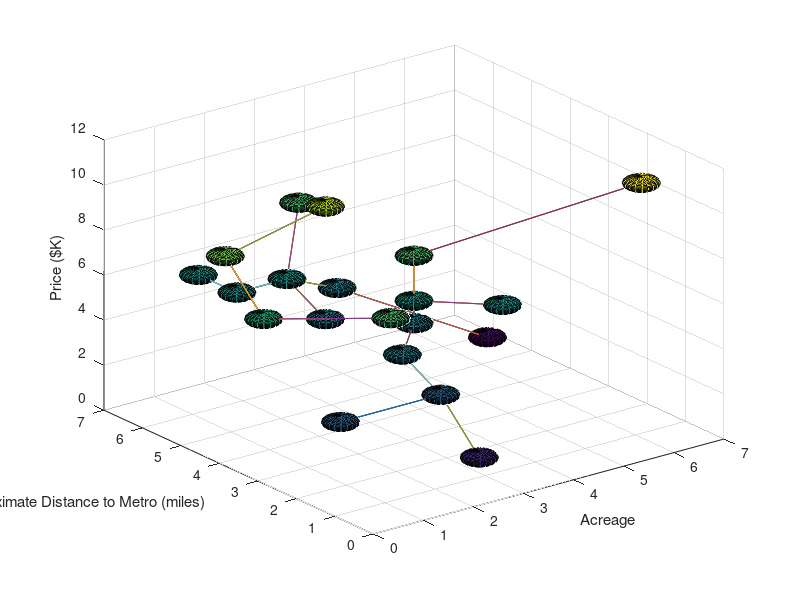

MATLAB code for this plot:
function plotConnectedHouses 

% plot center node 
[x1,y1,z1] = sphere;
%[x2,y2,z2] = sphere2;
%[x3,y3,z3] = sphere3;
%[x4,y4,z4] = sphere4;

%acreage 0.3:4
%price: 1000:50,0000
%distance to metro stop: 0.1:6
nodes = zeros(20,3);
figure

    
for i=1:20
    r = 0.3;
    randX = round(6 * rand())+0.5;
    randY = round(7 * rand())+0.5;
    randZ = round(10 * rand())+0.5;
    
    surf(x1*r+randX,y1*r+randY,z1*r+randZ);
    hold on;
    nodes(i,:) = [randX,randY,randZ];
   
end

for i=1:20
    firstVal = 0;
    for k=1:4
        minNode = zeros(3,1);
        minVal = 99999;
        
        node1 = nodes(i,:);
        
        for j=1:20

            node2 = nodes(j,:);
            temp = sqrt((node1(1) - node2(1))^2+(node1(2) - node2(2))^2+(node1(3) - node2(3))^2);
            if temp < minVal && j ~= firstVal && i ~= j
                
                minVal = temp;
                firstVal = j; 
                minNode = nodes(j,:);
            end
        end
    
        plot3([node1(1) minNode(1)], [node1(2) minNode(2)], [node1(3) minNode(3)]);
        hold on;
    end
end

hold off; 

xlabel('Acreage');
ylabel('Approximate Distance to Metro (miles)');
zlabel('Price ($K)');
    

% find other nodes 
% plot lines to them

end